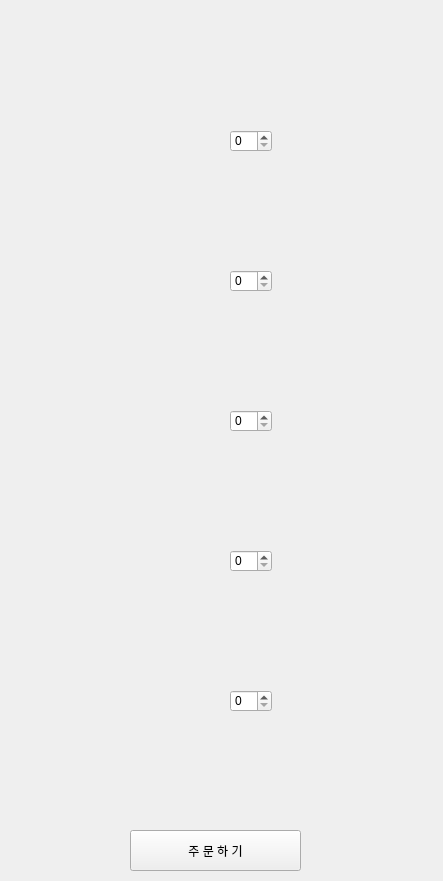
<?xml version="1.0" encoding="UTF-8"?>
<ui version="4.0">
 <class>Form</class>
 <widget class="QWidget" name="Form">
  <property name="geometry">
   <rect>
    <x>0</x>
    <y>0</y>
    <width>443</width>
    <height>881</height>
   </rect>
  </property>
  <property name="windowTitle">
   <string>Form</string>
  </property>
  <widget class="QLabel" name="label">
   <property name="geometry">
    <rect>
     <x>0</x>
     <y>0</y>
     <width>471</width>
     <height>821</height>
    </rect>
   </property>
   <property name="text">
    <string/>
   </property>
   <property name="pixmap">
    <pixmap>burgerking.PNG</pixmap>
   </property>
  </widget>
  <widget class="QPushButton" name="burgerking_order">
   <property name="geometry">
    <rect>
     <x>130</x>
     <y>830</y>
     <width>171</width>
     <height>41</height>
    </rect>
   </property>
   <property name="styleSheet">
    <string notr="true">font: 14pt &quot;배달의민족 한나체 Pro&quot;;</string>
   </property>
   <property name="text">
    <string>주 문 하 기</string>
   </property>
  </widget>
  <widget class="QSpinBox" name="Whopper">
   <property name="geometry">
    <rect>
     <x>230</x>
     <y>130</y>
     <width>42</width>
     <height>22</height>
    </rect>
   </property>
  </widget>
  <widget class="QSpinBox" name="cheezeWhopper">
   <property name="geometry">
    <rect>
     <x>230</x>
     <y>270</y>
     <width>42</width>
     <height>22</height>
    </rect>
   </property>
  </widget>
  <widget class="QSpinBox" name="quatrocheezeWhopper">
   <property name="geometry">
    <rect>
     <x>230</x>
     <y>410</y>
     <width>42</width>
     <height>22</height>
    </rect>
   </property>
  </widget>
  <widget class="QSpinBox" name="shrimpsteak">
   <property name="geometry">
    <rect>
     <x>230</x>
     <y>550</y>
     <width>42</width>
     <height>22</height>
    </rect>
   </property>
  </widget>
  <widget class="QSpinBox" name="Whopper_jr">
   <property name="geometry">
    <rect>
     <x>230</x>
     <y>690</y>
     <width>42</width>
     <height>22</height>
    </rect>
   </property>
  </widget>
 </widget>
 <resources/>
 <connections/>
</ui>
